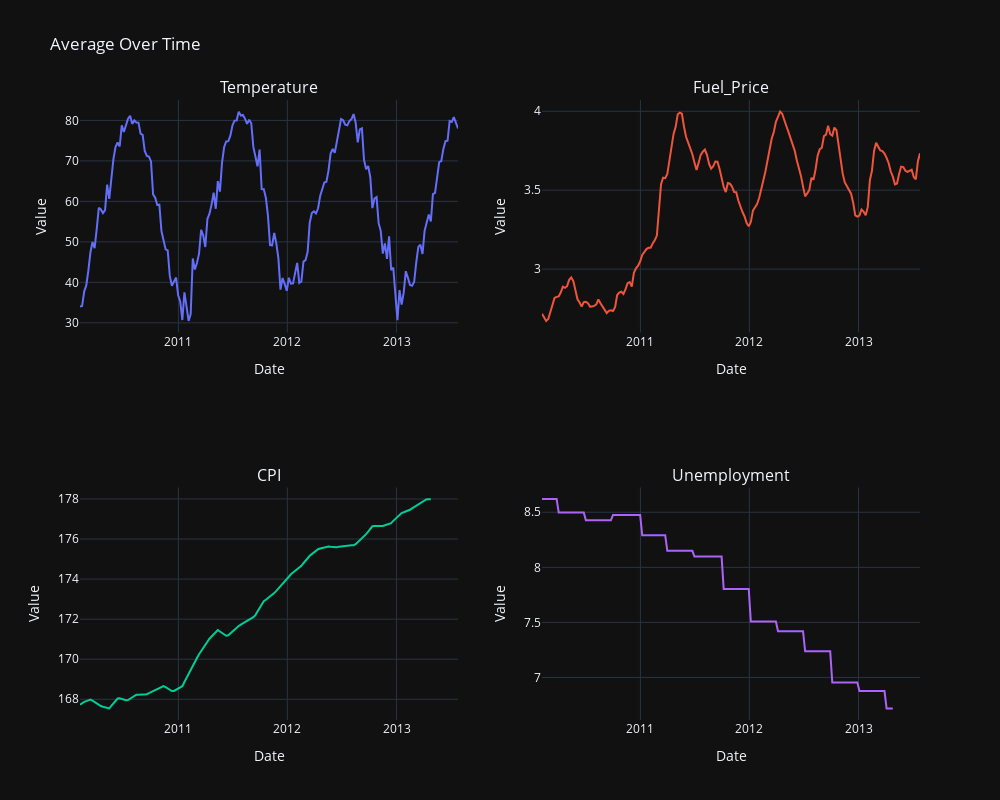

Here is the notebook cell this chart was saved with:
### Markdown cell above
# EDA

### Code cell
columns_to_plot = ['Temperature', 'Fuel_Price', 'CPI', 'Unemployment']

means = {}
for col in columns_to_plot:
    means[col] = features.groupby('Date')[col].mean().reset_index()

fig = make_subplots(rows=2, cols=2, subplot_titles=columns_to_plot)

for i, col in enumerate(columns_to_plot):
    row = i // 2 + 1
    col_num = i % 2 + 1
    fig.add_trace(go.Scatter(x=means[col]['Date'], y=means[col][col], mode='lines', name=col),
                  row=row, col=col_num)

fig.update_xaxes(title_text='Date')
fig.update_yaxes(title_text='Value')

fig.update_layout(title_text='Average Over Time', showlegend=False)
fig.update_layout(height=800, width=1000, template='plotly_dark')

fig.show()

### Figure 1 — Plotly figure (JSON) as saved in the notebook; plotly's stock layout.template omitted (floating-point values rounded to 4 significant figures; data arrays with more than 128 entries replaced by an {"elided": "..."} marker saying what was removed)
{"data": [{"mode": "lines", "name": "Temperature", "type": "scatter", "x": {"elided": "182 str values"}, "xaxis": "x", "y": {"elided": "182 float values"}, "yaxis": "y"}, {"mode": "lines", "name": "Fuel_Price", "type": "scatter", "x": {"elided": "182 str values"}, "xaxis": "x2", "y": {"elided": "182 float values"}, "yaxis": "y2"}, {"mode": "lines", "name": "CPI", "type": "scatter", "x": {"elided": "182 str values"}, "xaxis": "x3", "y": {"elided": "182 float values"}, "yaxis": "y3"}, {"mode": "lines", "name": "Unemployment", "type": "scatter", "x": {"elided": "182 str values"}, "xaxis": "x4", "y": {"elided": "182 float values"}, "yaxis": "y4"}], "layout": {"annotations": [{"font": {"size": 16}, "showarrow": false, "text": "Temperature", "x": 0.225, "xanchor": "center", "xref": "paper", "y": 1, "yanchor": "bottom", "yref": "paper"}, {"font": {"size": 16}, "showarrow": false, "text": "Fuel_Price", "x": 0.775, "xanchor": "center", "xref": "paper", "y": 1, "yanchor": "bottom", "yref": "paper"}, {"font": {"size": 16}, "showarrow": false, "text": "CPI", "x": 0.225, "xanchor": "center", "xref": "paper", "y": 0.375, "yanchor": "bottom", "yref": "paper"}, {"font": {"size": 16}, "showarrow": false, "text": "Unemployment", "x": 0.775, "xanchor": "center", "xref": "paper", "y": 0.375, "yanchor": "bottom", "yref": "paper"}], "height": 800, "showlegend": false, "title": {"text": "Average Over Time"}, "width": 1000, "xaxis": {"anchor": "y", "domain": [0, 0.45], "title": {"text": "Date"}}, "xaxis2": {"anchor": "y2", "domain": [0.55, 1], "title": {"text": "Date"}}, "xaxis3": {"anchor": "y3", "domain": [0, 0.45], "title": {"text": "Date"}}, "xaxis4": {"anchor": "y4", "domain": [0.55, 1], "title": {"text": "Date"}}, "yaxis": {"anchor": "x", "domain": [0.625, 1], "title": {"text": "Value"}}, "yaxis2": {"anchor": "x2", "domain": [0.625, 1], "title": {"text": "Value"}}, "yaxis3": {"anchor": "x3", "domain": [0, 0.375], "title": {"text": "Value"}}, "yaxis4": {"anchor": "x4", "domain": [0, 0.375], "title": {"text": "Value"}}}}
